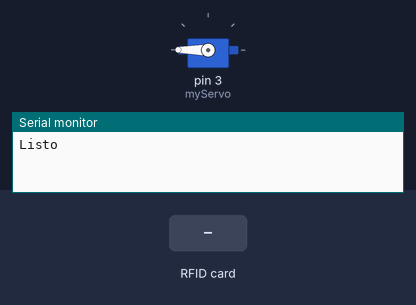
A sketch run on a simulated Arduino Uno, built with avr-gcc and run on an emulated ATmega328P. On the bench: servo, the last lines printed to the serial monitor. The inputs (shaded band) are chosen by the test bench.

Above: at 1.2 s.
1.3 s: RFID card F9 85 46 BA held to the reader
At 2.7 s:
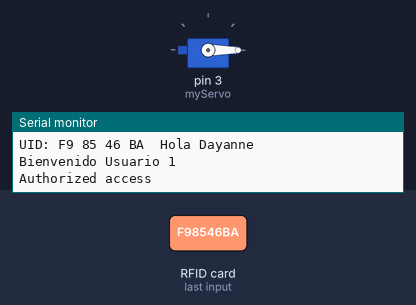
3.3 s: RFID card 50 E1 8B 2F held to the reader
4.8 s: RFID card 5E 7A 19 C4 held to the reader
Timing chart, 0 to 7.8 s (numbered marks = the images above; inputs shaded):
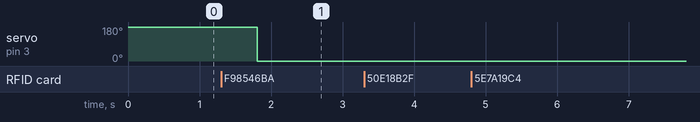

Measured:
- after the input at 1.3 s, servo on pin 3 (myServo): 180° → 0° after 0.51 s

The sketch:

v1_2.ino
```cpp
#include <SPI.h>
#include <MFRC522.h>
#include <Servo.h>
#define RST_PIN  9
#define SS_PIN   10

MFRC522 mfrc522(SS_PIN, RST_PIN);
Servo myServo;
byte LecturaUID[4];
byte Usuario1[4]= {0xF9, 0x85, 0x46, 0xBA} ; //tarjeta
byte Usuario2[4]= {0x50, 0xE1, 0x8B, 0x2F} ;   // llave
int estado[]={0,180};
bool a=0;

void setup() {
  Serial.begin(9600);
  SPI.begin();
  mfrc522.PCD_Init();
  myServo.attach(3); //servo pin
  myServo.write(0); //servo start position
  myServo.write (180);
  Serial.println("Listo");
}

void loop(){


  if (! mfrc522.PICC_IsNewCardPresent())
  return;

  if (! mfrc522.PICC_ReadCardSerial())
  return;

  //VER EN LA LAP
  Serial.print("UID:");
  for (byte i = 0; i <mfrc522.uid.size; i++) {
    if (mfrc522.uid.uidByte[i] < 0x10) {
      Serial.print ( " 0");
      }
      else{
        Serial.print (" ");
      }
      Serial.print(mfrc522.uid.uidByte[i], HEX);
      LecturaUID[i]=mfrc522.uid.uidByte[i];
      }
      Serial.print("\t");
       if(comparaUID(LecturaUID, Usuario1)){
          Serial.println("Bienvenido Usuario 1");
          Serial.println();
          Serial.println();
          a!=a;
          delay(500);
          myServo.write(estado[a]);
       }


       else if(comparaUID(LecturaUID, Usuario2)){
           Serial.println("Bienvenido Usuario 2");
           Serial.println();
           a!=a;
           delay(500);
          myServo.write(estado[a]);
       }


        else
           Serial.println("No te conozco");

      mfrc522.PICC_HaltA();
                Serial.println("Authorized access");


}

boolean comparaUID(byte lecturaUID[],byte usuario[])
{
  for (byte i=0; i <mfrc522.uid.size; i++){
    if(lecturaUID[i] != usuario[i])
       return(false);
  }

  Serial.println("Hola Dayanne");

     return(true);
}
```
